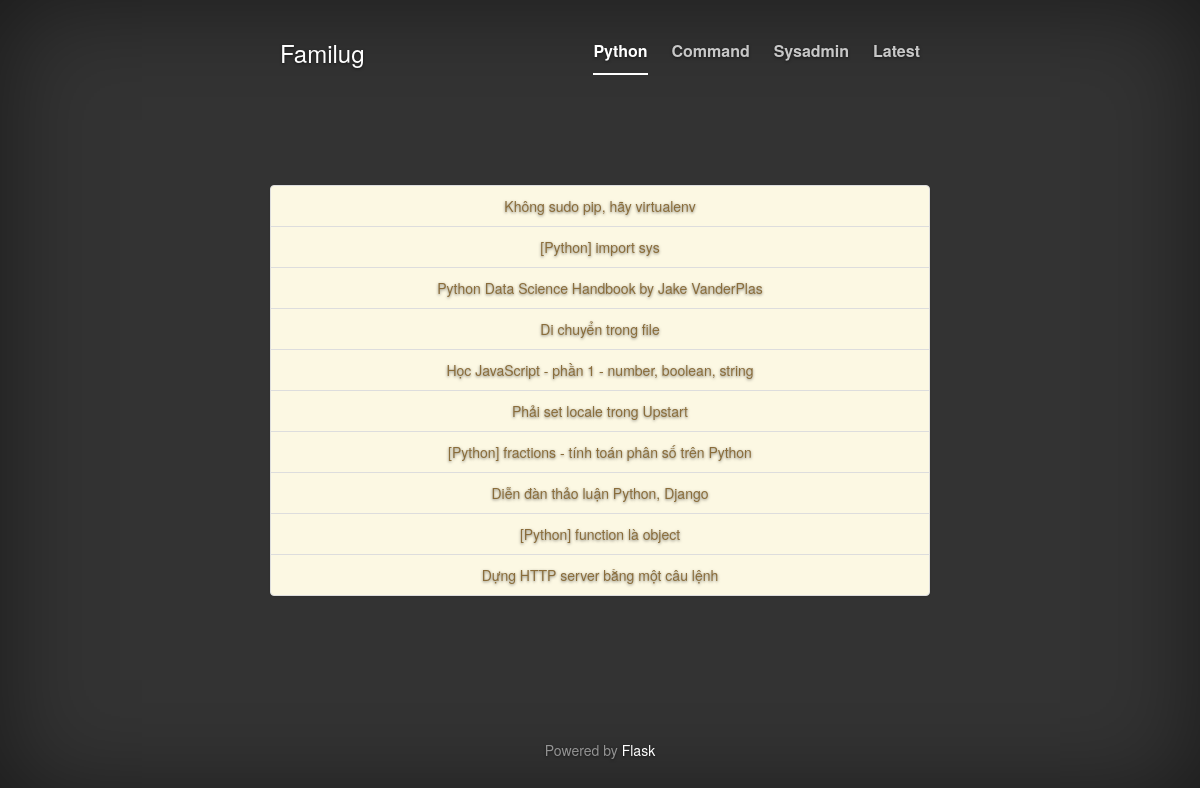
The page / on the database its author committed.
### app.py (models this page shows, shortened)
class Posts(db.Model):
    __tablename__ = 'posts'
    id = db.Column(db.Integer, primary_key=True, autoincrement=True)
    title = db.Column(db.String(200), nullable=False)
    label = db.Column(db.String(50), nullable=False)
    url = db.Column(db.String(2000), nullable=False)

### app.py (the view)
@app.route("/")
@app.route("/<label>")
def index(label="Python"):
    posts = Posts.query.filter_by(label=label).limit(LIMIT).all()
    return render_template("index.html", label=label, posts=posts)

### templates/index.html (shortened to what this page needs)
{% extends "base.html" %}
{% block li %}
{% if label == 'Python' %}
    <li class="active"><a href="{{ url_for('index', label='Python') }}">Python</a></li>
    <li><a href="{{ url_for('index', label='Command') }}">Command</a></li>
    <li><a href="{{ url_for('index', label='sysadmin') }}">Sysadmin</a></li>
    <li><a href="{{ url_for('index', label='Latest') }}">Latest</a></li>
{% elif label == 'Command' %}
    <li><a href="{{ url_for('index', label='Python') }}">Python</a></li>
    <li class="active"><a href="{{ url_for('index', label='Command') }}">Command</a></li>
    <li><a href="{{ url_for('index', label='sysadmin') }}">Sysadmin</a></li>
    <li><a href="{{ url_for('index', label='Latest') }}">Latest</a></li>
{% elif label == 'sysadmin' %}
    <li><a href="{{ url_for('index', label='Python') }}">Python</a></li>
    <li><a href="{{ url_for('index', label='Command') }}">Command</a></li>
    <li class="active"><a href="{{ url_for('index', label='sysadmin') }}">Sysadmin</a></li>
    <li><a href="{{ url_for('index', label='Latest') }}">Latest</a></li>
{% elif label == 'Latest' %}
    <li><a href="{{ url_for('index', label='Python') }}">Python</a></li>
    <li><a href="{{ url_for('index', label='Command') }}">Command</a></li>
    <li><a href="{{ url_for('index', label='sysadmin') }}">Sysadmin</a></li>
    <li class="active"><a href="{{ url_for('index', label='Latest') }}">Latest</a></li>
{% endif %}
{% endblock %}
{% block body %}
    <div class="list-group">
    {% for post in posts %}
        <a href="{{ post.url }}" class="list-group-item list-group-item-warning">{{ post.title }}</a>
    {% endfor %}
    </div>
{% endblock %}

### templates/base.html (shortened to what this page needs)
<!DOCTYPE html>
<html lang="en">
  <head>
    <link rel="stylesheet" href="https://maxcdn.bootstrapcdn.com/bootstrap/3.3.7/css/bootstrap.min.css">
    <link rel="stylesheet" href="https://maxcdn.bootstrapcdn.com/bootstrap/3.3.7/css/bootstrap-theme.min.css">
    <link href="{{ url_for('static', filename='css/bootstrap.min.css') }}" rel="stylesheet">
    <link href="{{ url_for('static', filename='css/ie10-viewport-bug-workaround.css') }}" rel="stylesheet">
    <link href="{{ url_for('static', filename='css/cover.css') }}" rel="stylesheet">
  </head>
  <body>
    <div class="site-wrapper">
      <div class="site-wrapper-inner">
        <div class="cover-container">
          <div class="masthead clearfix">
            <div class="inner">
              <h3 class="masthead-brand">Familug</h3>
              <nav>
                <ul class="nav masthead-nav">
                {% block li %}
                {% endblock %}
                </ul>
              </nav>
            </div>
          </div>
          <div class="inner cover">
            {% block body %}{% endblock %}
          </div>
          <div class="mastfoot">
            <div class="inner">
              <p>Powered by <a href="http://flask.pocoo.org/">Flask</a></p>
            </div>
          </div>
        </div>
      </div>
    </div>
  </body>
</html>

### static/css/cover.css (style rules this page uses)
a, a:focus, a:hover { color: #fff; }
html, body { height: 100%; background-color: #333; }
body { color: #fff; text-align: center; text-shadow: 0 1px 3px rgba(0,0,0,.5); }
.site-wrapper { display: table; width: 100%; height: 100%; min-height: 100%; -webkit-box-shadow: inset 0 0 100px rgba(0,0,0,.5); box-shadow: inset 0 0 100px rgba(0,0,0,.5); }
.site-wrapper-inner { display: table-cell; vertical-align: top; }
.cover-container { margin-right: auto; margin-left: auto; }
.inner { padding: 30px; }
.masthead-brand { margin-top: 10px; margin-bottom: 10px; }
.masthead-nav > li { display: inline-block; }
.masthead-nav > li + li { margin-left: 20px; }
.masthead-nav > li > a { padding-right: 0; padding-left: 0; font-size: 16px; font-weight: bold; color: #fff; color: rgba(255,255,255,.75); border-bottom: 2px solid transparent; }
.masthead-nav > .active > a, .masthead-nav > .active > a:hover, .masthead-nav > .active > a:focus { color: #fff; border-bottom-color: #fff; }
@media (min-width: 768px) { .masthead-brand { float: left; } }
@media (min-width: 768px) { .masthead-nav { float: right; } }
.cover { padding: 0 20px; }
.mastfoot { color: #999; color: rgba(255,255,255,.5); }
@media (min-width: 768px) { .masthead { position: fixed; top: 0; } }
@media (min-width: 768px) { .mastfoot { position: fixed; bottom: 0; } }
@media (min-width: 768px) { .site-wrapper-inner { vertical-align: middle; } }
@media (min-width: 768px) { .masthead, .mastfoot, .cover-container { width: 100%; } }
@media (min-width: 992px) { .masthead, .mastfoot, .cover-container { width: 700px; } }

### rows shown on the page
Posts: title "Không sudo pip, hãy virtualenv"
Posts: title "[Python] import sys"
Posts: title "Python Data Science Handbook by Jake VanderPlas"
Posts: title "Di chuyển trong file"
Posts: title "Học JavaScript - phần 1 - number, boolean, string"
Posts: title "Phải set locale trong Upstart"
Posts: title "[Python] fractions - tính toán phân số trên Python"
Posts: title "Diễn đàn thảo luận Python, Django"
Posts: title "[Python] function là object"
Posts: title "Dựng HTTP server bằng một câu lệnh"
